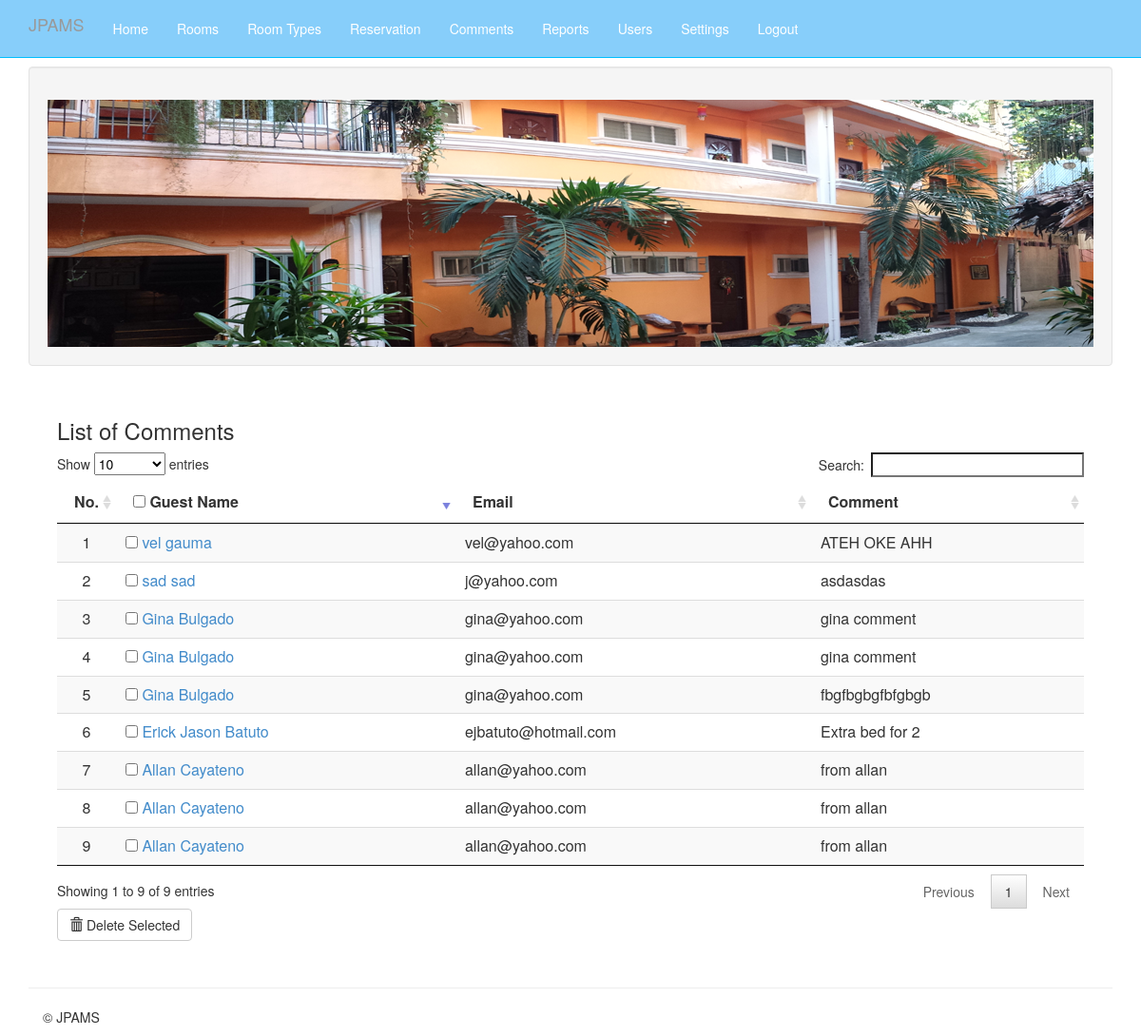
Page /Aplaya/admin/mod_comments/index.php (signed in) on the committed database.
### tables this page shows
CREATE TABLE `comments` (
  `comment_id` int(100) NOT NULL,
  `firstname` varchar(20) NOT NULL,
  `lastname` varchar(20) NOT NULL,
  `email` varchar(100) NOT NULL,
  `comment` varchar(100) NOT NULL
);

### Aplaya/admin/mod_comments/index.php (called while the page is built, shortened)
<?php
require_once '../themes/backendTemplate.php';
?>

### Aplaya/includes/functions.php (called while the page is built, shortened)
<?php
	function currentpage(){
		$this_page = $_SERVER['SCRIPT_NAME'];
	    $bits = explode('/',$this_page);
		 return $bits[3];
	}
?>

### Aplaya/includes/database.php (called while the page is built, shortened)
<?php
class Database
{
	var $sql_string = '';
	private $conn;
	public function open_connection()
	{
		$this->conn = mysqli_connect(DB_SERVER, DB_USER, DB_PASS);
		if (!$this->conn) {
			echo "Problem in database connection! Contact administrator!";
			exit();
		} else {
			$db_select = mysqli_select_db($this->conn, DB_NAME);
		}
	}
	function setQuery($sql = '')
	{
		$this->sql_string = $sql;
	}
	function executeQuery()
	{
		$result = mysqli_query($this->conn, $this->sql_string);
		return $result;
	}
	private function confirm_query($result)
	{
		return $result;
	}
	function loadResultList($key = '')
	{
		$cur = $this->executeQuery();
		$array = array();
		while ($row = mysqli_fetch_object($cur)) {
			if ($key) {
				$array[$row->$key] = $row;
			} else {
				$array[] = $row;
			}
		}
		return $array;
	}
}
$mydb = new Database();

### Aplaya/admin/mod_comments/list.php (the view, shortened to what this page needs)
<div class="container">
			<div class="panel-body">
				<h3 align="left">List of Comments</h3>
			    <form action="controller.php?action=delete" Method="POST">
					<table id="example" class="table table-striped" cellspacing="0">
				  <thead>
				  	<tr >
				  		<th>No.</th>
				  		<th>
				  		 <input type="checkbox" name="chkall" id="chkall" onclick="return checkall('selector[]');">
				  		 Guest Name</th>
				  		<th>Email</th>
				  		<th>Comment</th>
				  	</tr>
				  </thead>
				  <tbody>
				  	<?php
				  		$mydb->setQuery("SELECT *
										FROM  `comments`
										WHERE  `comment` !=  ''");
				  		$cur = $mydb->loadResultList();
						foreach ($cur as $result) {
				  		echo '<tr>';
				  		echo '<td width="5%" align="center"></td>';
				  		echo '<td><input type="checkbox" name="selector[]" id="selector[]" value="'.$result->comment_id. '"/>
				  				<a  href="index.php?view=view&id='.$result->comment_id.'"> '.$result->firstname.' ' .$result->lastname.'</td>';
				  		echo '<td>'. $result->email.'</td>';
				  		echo '<td>'. $result->comment.'</td>';
				  		echo '</tr>';
				  	}
				  	?>
				  </tbody>
				</table>
				<div class="btn-group">
				  <button type="submit" class="btn btn-default" name="delete"><span class="glyphicon glyphicon-trash"></span> Delete Selected</button>
				</div>
				</form>
	  		</div>
</div>

### Aplaya/admin/themes/backendTemplate.php (shortened to what this page needs)
<!DOCTYPE html>
<html lang="en">
<head>
	<link href="<?php echo WEB_ROOT; ?>admin/css/bootstrap.min.css" rel="stylesheet">
	<link href="<?php echo WEB_ROOT; ?>admin/css/dataTables.bootstrap.css" rel="stylesheet" media="screen">
	<link rel="stylesheet" type="text/css" href="<?php echo WEB_ROOT; ?>admin/css/jquery.dataTables.css">
	<link href="<?php echo WEB_ROOT; ?>admin/css/bootstrap-datetimepicker.min.css" rel="stylesheet" media="screen">
</head>
<link href="<?php echo WEB_ROOT; ?>admin/css/offcanvas.css" rel="stylesheet">
<body>
	<div class="navbar navbar-fixed-top navbar-inverse" role="navigation">
		<div class="container">
			<div class="navbar-header">
				<a class="navbar-brand" href="<?php echo WEB_ROOT; ?>index.php">JPAMS</a>
			</div>
			<div class="collapse navbar-collapse">
				<ul class="nav navbar-nav">
					<li class="<?php echo (currentpage() == 'index.php') ? "active" : false; ?>"><a href="<?php echo WEB_ROOT; ?>admin/index.php">Home</a></li>
					<li class="<?php echo (currentpage() == 'mod_room') ? "active" : false; ?>"><a href="<?php echo WEB_ROOT; ?>admin/mod_room/index.php">Rooms</a></li>
					<li class="<?php echo (currentpage() == 'mod_roomtype') ? "active" : false; ?>"><a href="<?php echo WEB_ROOT; ?>admin/mod_roomtype/index.php">Room Types</a></li>
					<li class="<?php echo (currentpage() == 'mod_reservation') ? "active" : false; ?>"><a href="<?php echo WEB_ROOT; ?>admin/mod_reservation/index.php">Reservation</a></li>
					<li class="<?php echo (currentpage() == 'mod_comments') ? "active" : false; ?>"><a href="<?php echo WEB_ROOT; ?>admin/mod_comments/index.php">Comments</a></li>
					<li class="<?php echo (currentpage() == 'mod_reports') ? "active" : false; ?>"><a href="<?php echo WEB_ROOT; ?>admin/mod_reports/index.php">Reports</a></li>
					<?php if ($_SESSION['admin_ACCOUNT_TYPE'] == "Administrator") { ?>
						<li class="<?php echo (currentpage() == 'mod_users') ? "active" : false; ?>"><a href="<?php echo WEB_ROOT; ?>admin/mod_users/index.php">Users</a></li>
						<li class="<?php echo (currentpage() == 'mod_settings') ? "active" : false; ?>"><a href="<?php echo WEB_ROOT; ?>admin/mod_settings/index.php">Settings</a></li>
					<?php } ?>
					<li class="<?php echo (currentpage() == 'logout.php') ? "active" : false; ?>"><a class="toggle-modal" href="#logout">Logout</a></li>
				</ul>
			</div>
		</div>
	</div>
	<div class="container">
		<div class="row">
			<div class="col-md-12">
				<div class="well">
					<div class="media">
						<a class="pull-left" href="#">
							<img class="media-object" src="../img/banner.png" alt="...">
						</a>
					</div>
				</div>
			</div>
		</div>
	</div>
	<div class="container">
		<?php require_once $content; ?>
		<hr>
		<footer>
			<p>&copy; JPAMS </p>
		</footer>
	</div>
</body>
</html>

### Aplaya/admin/css/offcanvas.css (style rules this page uses)
body { padding-top: 70px; }
footer { padding-left: 15px; padding-right: 15px; }

### rows in the picture
comments: firstname "Gina", lastname "Bulgado", email "gina@yahoo.com", comment "gina comment"
comments: firstname "Gina", lastname "Bulgado", email "gina@yahoo.com", comment "gina comment"
comments: firstname "Gina", lastname "Bulgado", email "gina@yahoo.com", comment "fbgfbgbgfbfgbgb"
comments: firstname "Allan", lastname "Cayateno", email "allan@yahoo.com", comment "from allan"
comments: firstname "Allan", lastname "Cayateno", email "allan@yahoo.com", comment "from allan"
comments: firstname "Allan", lastname "Cayateno", email "allan@yahoo.com", comment "from allan"
comments: firstname "vel", lastname "gauma", email "vel@yahoo.com", comment "ATEH OKE AHH"
comments: firstname "Erick Jason", lastname "Batuto", email "ejbatuto@hotmail.com", comment "Extra bed for 2"
comments: firstname "sad", lastname "sad", email "j@yahoo.com", comment "asdasdas"
